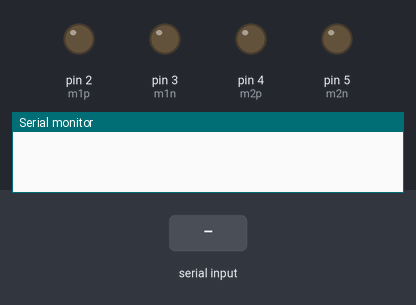
A sketch run on a simulated Arduino Uno, built with avr-gcc and run on an emulated ATmega328P. On the bench: output pins drawn as LEDs (lit = HIGH), the last lines printed to the serial monitor. The test bench sets the inputs (shaded band).

Above: at 1.2 s.
1.3 s: "forward" received over the second serial link
At 2.4 s:
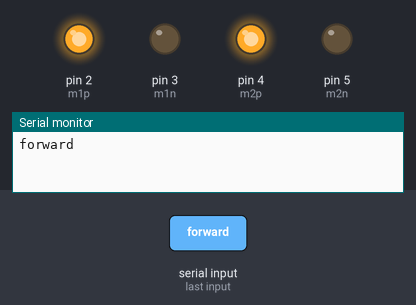
2.8 s: "backward" received over the second serial link
At 3.9 s:
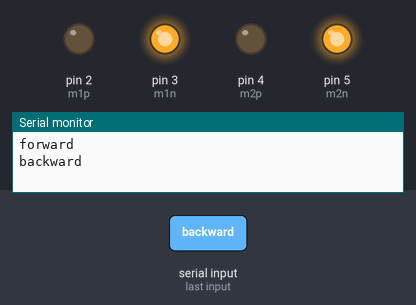
4.3 s: "right" received over the second serial link
At 5.1 s:
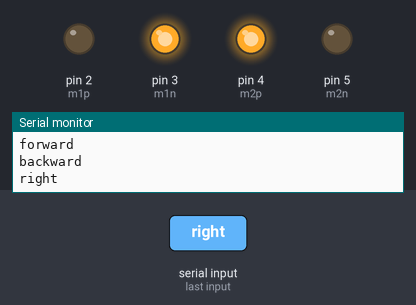
5.8 s: "left" received over the second serial link
At 7.1 s:
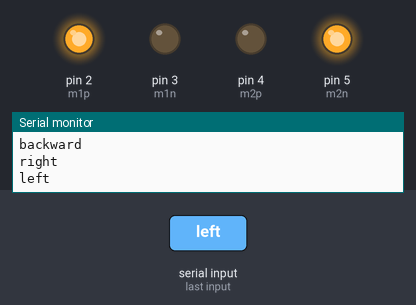
Timing chart, 0 to 8.3 s (numbered marks = the images above; inputs shaded):
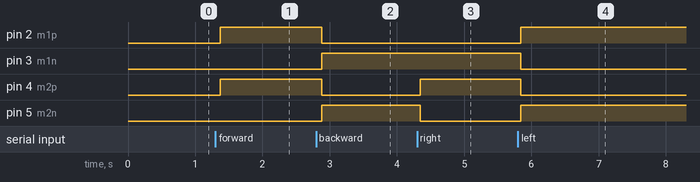

The sketch:

firstprogram.ino
```cpp
#include<SoftwareSerial.h>
SoftwareSerial BT(0,1);
String i;
int m1p=2;
int m1n=3;
int m2p=4;
int m2n=5;
void setup()
{
  BT.begin(9600);
  Serial.begin(9600);
  pinMode(2,OUTPUT);
  pinMode(3,OUTPUT);
  pinMode(4,OUTPUT);
  pinMode(5,OUTPUT);
}
void loop()
{
  while(BT.available())
  {
    delay(10);
    char c=BT.read();
    i +=c;
  }
  if(i.length()>0)
  {
    Serial.println(i);
  }
  if(i=="forward")
  {
    digitalWrite(m1p,HIGH);
    digitalWrite(m1n,LOW);
    digitalWrite(m2p,HIGH);
    digitalWrite(m2n,LOW);
  }
  else if(i=="backward")
  {
    digitalWrite(m1p,LOW);
    digitalWrite(m1n,HIGH);
    digitalWrite(m2p,LOW);
    digitalWrite(m2n,HIGH);
  }

  else if(i=="right")
  {
    digitalWrite(m1p,LOW);
    digitalWrite(m1n,HIGH);
    digitalWrite(m2p,HIGH);
    digitalWrite(m2n,LOW);
  }

  else if(i=="left")
  {
    digitalWrite(m1p,HIGH);
    digitalWrite(m1n,LOW);
    digitalWrite(m2p,LOW);
    digitalWrite(m2n,HIGH);
  }
   else if(i=="stop")
   {
    digitalWrite(m1p,LOW);
    digitalWrite(m1n,LOW);
    digitalWrite(m2p,LOW);
    digitalWrite(m2n,LOW);
  }
  i="";
}
```

Measured:
- after the input at 1.3 s, pin 2 (m1p), pin 4 (m2p): LOW → HIGH after 0.07 s
- after the input at 2.8 s, pin 2 (m1p), pin 4 (m2p): HIGH → LOW after 0.08 s; pin 3 (m1n), pin 5 (m2n): LOW → HIGH after 0.08 s
- after the input at 4.3 s, pin 4 (m2p): LOW → HIGH after 0.05 s; pin 5 (m2n): HIGH → LOW after 0.05 s
- after the input at 5.8 s, pin 2 (m1p), pin 5 (m2n): LOW → HIGH at once; pin 3 (m1n), pin 4 (m2p): HIGH → LOW at once
